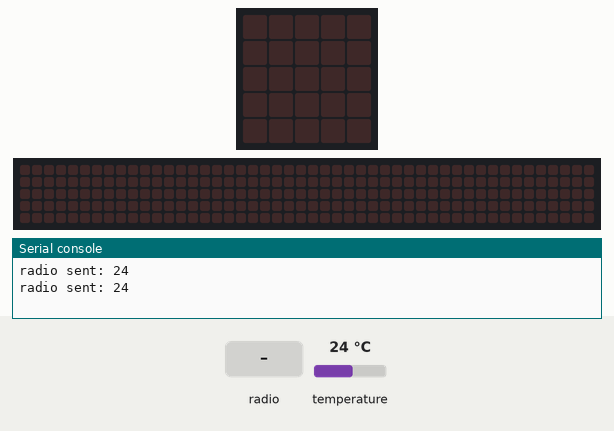
The program below on a simulated BBC micro:bit running MicroPython. On the bench: the board's 5×5 LED display, a strip that is not on the board, showing the scrolling text unrolled, the last lines printed to the serial console. The test bench sets the inputs (shaded band); at power-on: temperature 24 °C. No radio messages arrive unless stated (any console line starting 'radio sent:' is added by the test bench); the 48×5 strip is a reading aid, not a part: it shows the text the display is scrolling, unrolled, one strip-width of it at a time.

Above: at 2.7 s.
2.8 s: radio message "1" arrives
At 4.07 s:
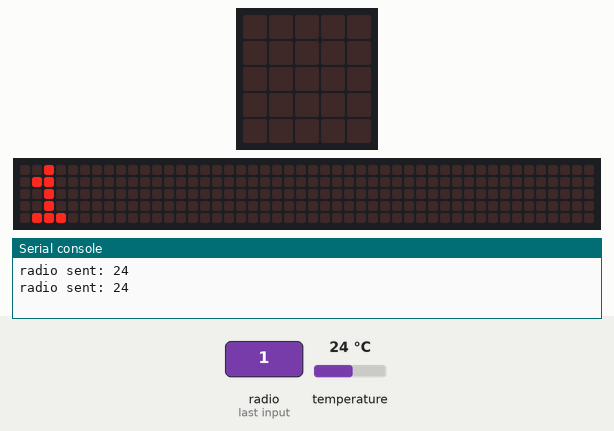
6.3 s: radio message "50" arrives
At 7.42 s:
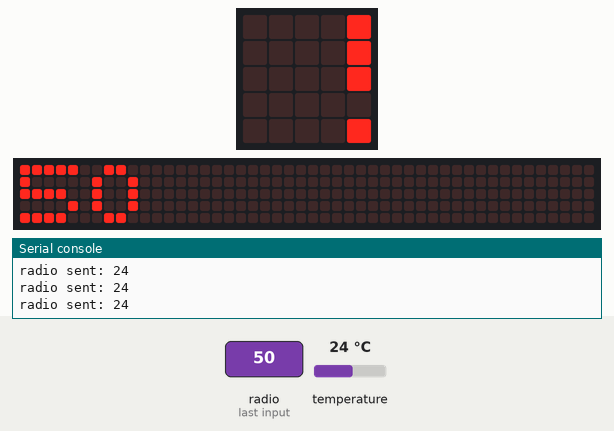
Timing chart, 0 to 9.3 s (numbered marks = the images above; inputs shaded):
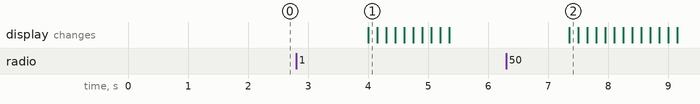

The program:

main.py
```python
from microbit import *
import radio

radio.on()
radio.config(group=1)

while True:
    radio.send(str(temperature()))
    sleep(2000)
    pacote = radio.receive()
    if pacote and pacote.lstrip("-").isdigit():
        display.scroll(int(pacote))
```

Measured:
- after the input at 2.8 s, the display: changes after 1.2 s (image 1)
- after the input at 6.3 s, the display: changes after 1.1 s (image 2)
